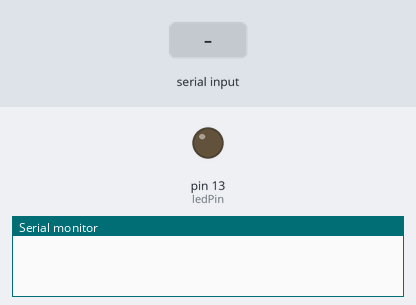
The sketch below on a simulated Arduino Uno, built with avr-gcc and run on an emulated ATmega328P. On the bench: output pins drawn as LEDs (lit = HIGH), the last lines printed to the serial monitor. The test bench sets the inputs (shaded band).

Above: at 1.2 s.
1.3 s: "1" received over Serial
At 1.8 s:
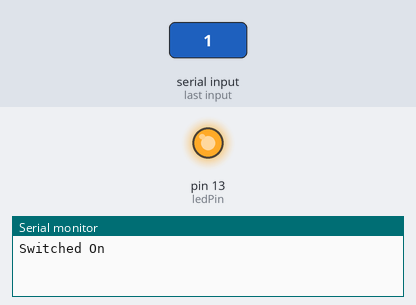
2.8 s: "0" received over Serial
At 4.2 s:
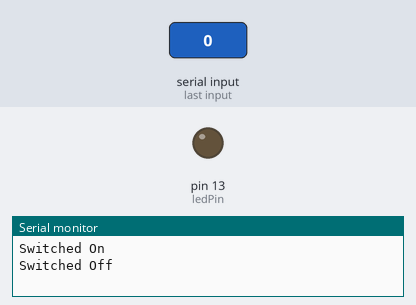
Timing chart, 0 to 5.8 s (numbered marks = the images above; inputs shaded):
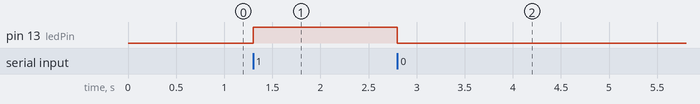

Measured:
- after the input at 1.3 s, pin 13 (ledPin): LOW → HIGH at once
- after the input at 2.8 s, pin 13 (ledPin): HIGH → LOW at once

The sketch:

input_in_serial_monitor.ino
```cpp
const int ledPin = 13;
void setup() {
  // put your setup code here, to run once:
  Serial.begin(9600);
  pinMode(ledPin,OUTPUT);
}

void loop() {
  // put your main code here, to run repeatedly:

    if(Serial.available())
    {
      int data = Serial.read();
     
      if(data=='1')
      {
        digitalWrite(ledPin,HIGH);
        Serial.println("Switched On");
      }
      else if(data=='0')
      {
        digitalWrite(ledPin,LOW);
        Serial.println("Switched Off");
      }
     
    }
} 
```
